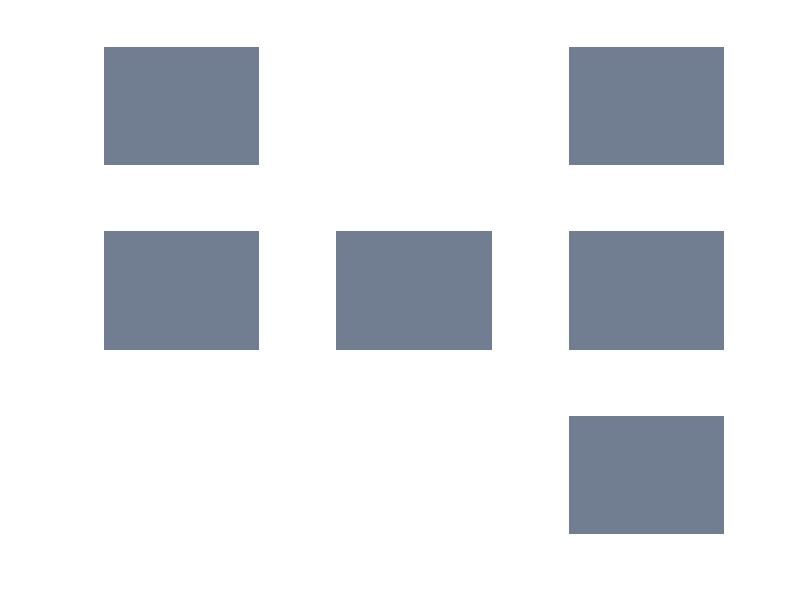

Write the MATLAB code that produced this figure. (Note: this script raises an error after producing the figure.)
% main.m

%%
%
function main()
score = 0;
setGlobalx(3); %Change number to get different output
setup(getGlobalx)
end % of main function

function setGlobalx(val)
global x
x = val;
end

function r = getGlobalx
global x
r = x;
end

function setCheck
r = getGlobalx;
global check
check = sort(randperm(r^2,r));
check = check';
end

function r = getCheck
global check
r = check;
end

function setup(x)
% Random Template Figure Setup
block_initial = zeros(floor(100/x)-1);
block_random = 256.*ones(floor(100/x)-1);
setCheck;
check = getCheck;
figure('Name','Template','NumberTitle','off');
for k = 1:x^2
    subplot(x,x,k)
    selected = false;
    for m = 1:x
        if (k == check(m))
            selected = true;
        end
    end
    if(selected)
        image(block_random); axis off
    else
        imagesc(block_initial); axis off
        colormap bone;
    end
end
pause(2)
close 'Template'

%Match Test Figure Setup (mouse interaction and appearance
figure('Name',convertCharsToStrings(strcat('Level', {' '}, num2str(x))),'NumberTitle','off');
for k = 1:x^2
    subplot(x,x,k)
    set(gca,'tag', num2str(k))
    img = imagesc(block_initial);
    set(img,'HitTest','off'); axis off;
    k = k+1;
end
ax = axes;
set(ax,'ButtonDownFcn',@CallBackEx,'PickableParts','all')
colormap bone;  axis off;

% Mouse interaction: gives you the x value and y-values of the point where
% you clicked, scaled up by 100, rounded to nearest integer. Figure puts
% (0,0) in the bottom left corner, (100,100) in the top right


end % of setup function

%% Callback Function executes once a click happens
function CallBackEx(hObject,~)

n = getGlobalx;
mousePos_x = []; mousePos_y = []; current_block = []; %Initialization
match = zeros(n,1); wrong = []; match_index = 1;

mousePos = get(hObject,'CurrentPoint');
mousePos_x = round(100*mousePos(1)); mousePos_y = round(100*mousePos(3));
%Determining current block of a mouse click
for ii = 1:n
    if (mousePos_x < ii*floor(100/n))
        for jj = 1:n
            if (mousePos_y < jj*floor(100/n))
                current_block = ii+n*(n-jj);
                break;
            end
        end
        break;
    else
        continue
    end
end

% Changing square color. White is a correct square, black is a wrong
% square. Sets up two spanning column vectors one which records all the
% current_block value of the right squares clicked and another of the wrong
% blocks clicked. match and wrong respectively.
block_correct = 256.*ones(floor(100/n)-1);
block_wrong = zeros(floor(100/n)-1);
check = getCheck;
selected = false;
for m = 1:n
    if (current_block == check(m))
        selected = true;
        break;
    end
end
if(selected)
    for kk = 1:n^2
        if current_block == kk
            subplot(n,n,kk)
            im1 = image(block_correct);
            set(im1,'HitTest','off'); axis off
            set(axes,'ButtonDownFcn',@CallBackEx,'PickableParts','all'); axis off;
            match(match_index) = kk;
            match_index = match_index + 1;
        end
    end    
else
    for zz = 1:n^2
        if current_block == zz
            subplot(n,n,zz)
            im2 = image(block_wrong);
            set(im2,'HitTest','off'); axis off
            set(axes,'ButtonDownFcn',@CallBackEx,'PickableParts','all'); axis off;
            wrong = [wrong; zz]; %#ok<AGROW>
        end
    end
end
    % Checking a match and determining a failure.
    if length(wrong) > 2
        close 'Visual Memory' % Need to set up a way to display a score
    elseif check == sort(match)
        close 'Visual Memory' %% need to set up a way to go to the next stage
        score = score + 1; disp(score)
        setup();
    end
end % of callback function